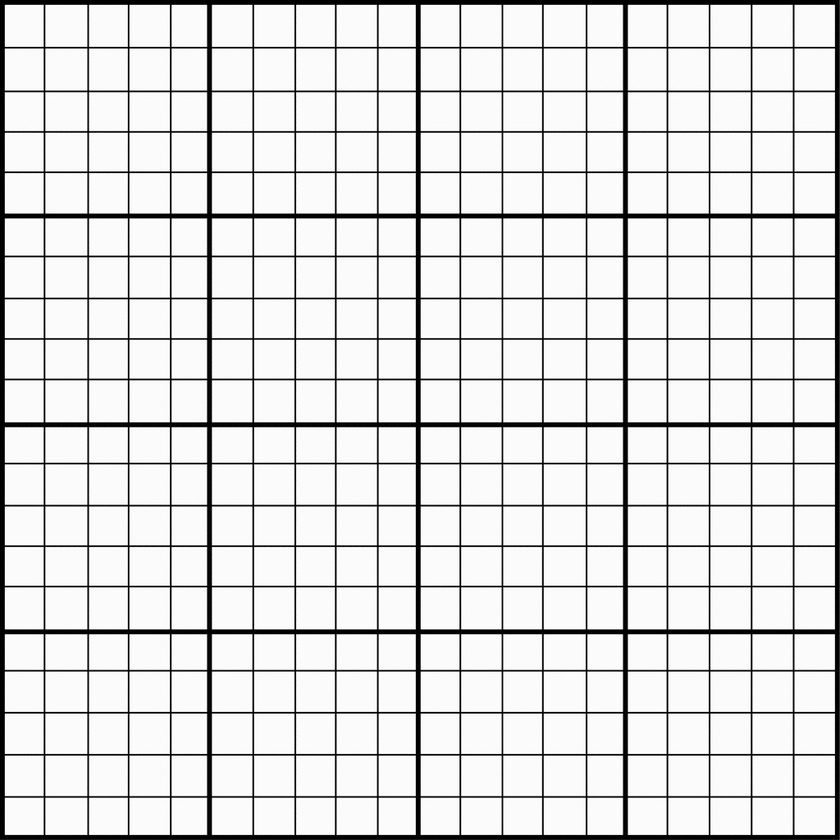
#> input picture py/grid.jpg, 840 x 840 px, shrunk from 1024 x 1024 before the run
$ python mobius.py
#> lines starting #> are read from the running program, lines starting #| are printed output that depends on the picture
import matplotlib
matplotlib.use('TKAgg')
import matplotlib.pyplot as plt
import matplotlib.image as mpimg

from numpy import linalg
from numpy import ones
from numpy import uint8
from numpy import real
from numpy import imag
from numpy import roll


img = mpimg.imread('grid.jpg') # load an image
#> img is the input picture: shape (840, 840, 3); min 0, max 255, mean 222


zp=[157+148j, 78+149j, 54+143j]; # (zs) the complex point zp[i]
wa=[147+143j, 78+140j, 54+143j]; # (ws) will be in wa[i]

# transformation parameters
a = linalg.det([[zp[0]*wa[0], wa[0], 1],
                [zp[1]*wa[1], wa[1], 1],
                [zp[2]*wa[2], wa[2], 1]]);

b = linalg.det([[zp[0]*wa[0], wa[0], wa[0]],
                [zp[1]*wa[1], wa[1], wa[1]],
                [zp[2]*wa[2], wa[2], wa[2]]]);

c = linalg.det([[zp[0], wa[0], 1],
                [zp[1], wa[1], 1],
                [zp[2], wa[2], 1]]);

d = linalg.det([[zp[0]*wa[0], zp[0], 1],
                [zp[1]*wa[1], zp[1], 1],
                [zp[2]*wa[2], zp[2], 1]]);

r = ones((500,500,3),dtype=uint8)*255 # empty-white image
for i in range(img.shape[0]):
    for j in range(img.shape[1]):
        z = complex(i,j)
        # transformation applied to the pixels coordinates
        w = (a*z+b)/(c*z+d)
        r[int(real(w)),int(imag(w)),:] = img[i,j,:] # copy of the pixel
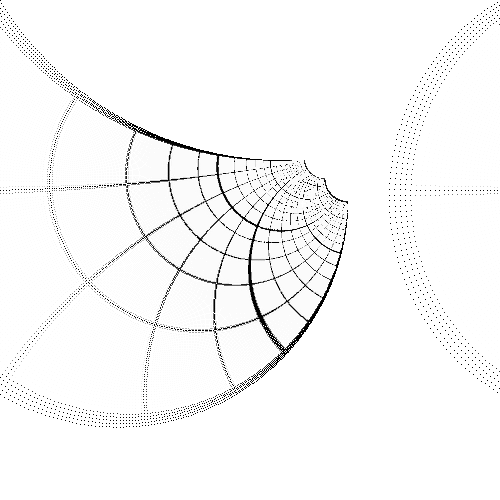
#> r: shape (500, 500, 3); min 0, max 255, mean 248.4

plt.imshow(roll(r,120,axis=1))
plt.show()
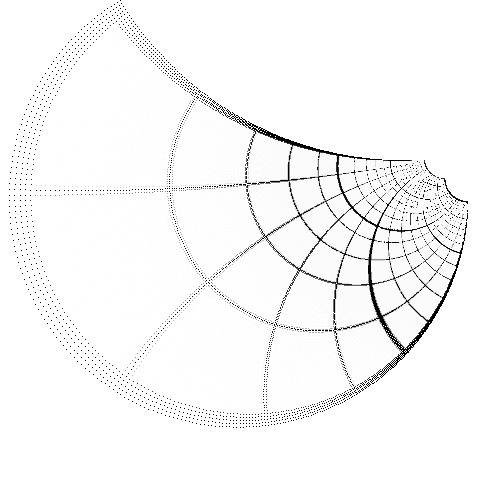
#> shown: shape (500, 500, 3); min 0, max 255, mean 248.4
